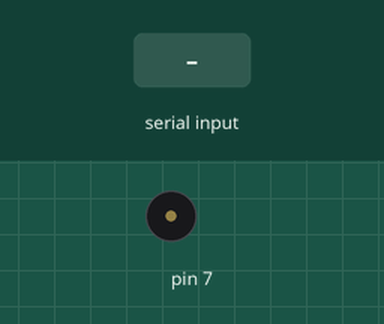
Bench run of a sketch on a simulated Arduino Uno, built with avr-gcc and run on an emulated ATmega328P. Parts: buzzer (waves = sounding). The inputs (shaded band) are chosen by the test bench.

Above: at 1.2 s.
1.3 s: "q" received over the second serial link
Timing chart, 0 to 4.3 s (numbered marks = the images above; inputs shaded):
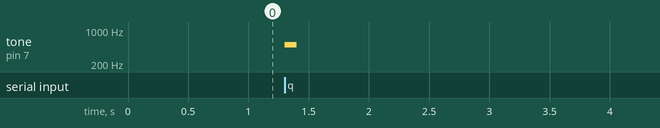

The sketch:

sketch_jun04b.ino
```cpp
#include<SoftwareSerial.h>
SoftwareSerial bluetooth(2, 3);   //Rx, Tx
void setup() {
  // put your setup code here, to run once:
  bluetooth.begin(9600);
  pinMode(7, OUTPUT);
}

void loop() {
  // put your main code here, to run repeatedly:
  if(bluetooth.available()){
    char a = bluetooth.read();
    switch(a){
      case 'q':{
        tone(7, 500);
        delay(100);
        noTone(7);
        break;
      }
      case 'w':{
        tone(7, 100);
        delay(200);
        noTone(7);
        break;
      }
    }
  }
}
```

Measured:
- after the input at 1.3 s, tone on pin 7: silent → 500 Hz at once, → silent 0.10 s later
